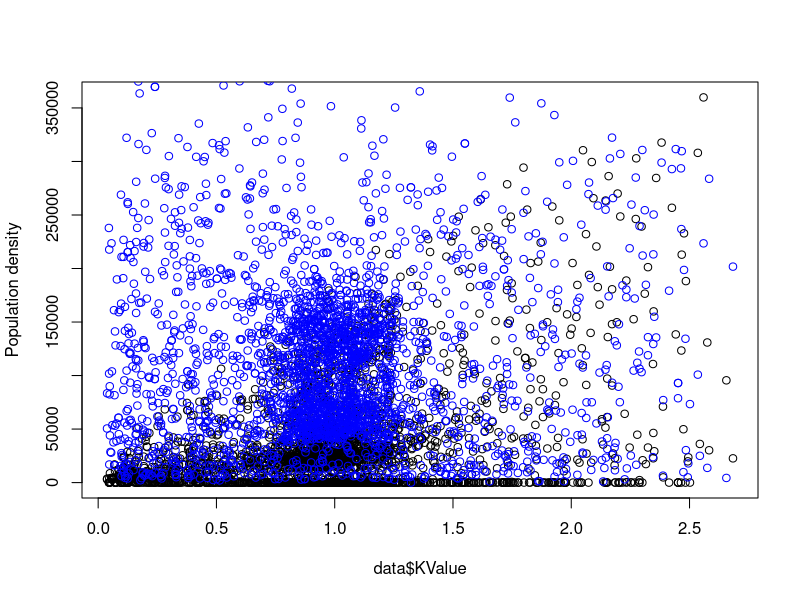
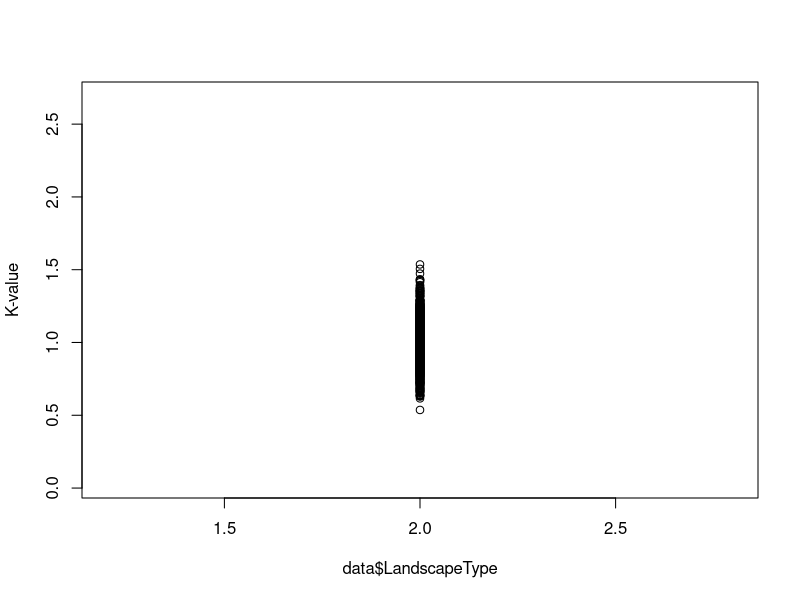
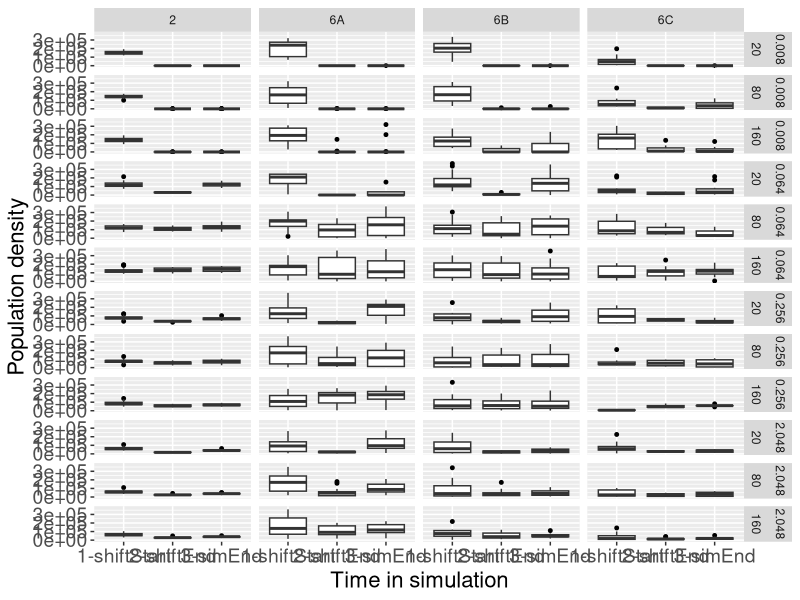

Reproduce these figures in R, in order. (Note: this script raises an error after producing the figures.)
# code for overview figure


require(ggplot2)
require(corrplot)

#data <- read.csv("ResultsWithoutMortality_new_mod.csv")
data <- read.csv("ResultsWithoutMortality_nov2016.csv")
# some a-values included
dispersal <- c(0.008, 0.064, 0.256, 2.048)

data1<-data[data$aValue==dispersal[1],]
data2<-data[data$aValue==dispersal[2],]
data3<-data[data$aValue==dispersal[3],]
data4<-data[data$aValue==dispersal[4],]
data_new <- rbind(data1, data2, data3, data4)

# Below if one wants to use only four dispersal values
data_all <- read.csv("data_bae.csv", sep="\t")
data_all_patches <- read.csv("data_bae_patches.csv")
data_all_patches <- data_all_patches[,-1]

# Below if one wants to use all dispersal values
dataA<-data[,c(1,2,3,8)]
colnames(dataA)[4] <- "popDensity"
dataA$time <- "1-shiftStart"
dataA$aValue[dataA$aValue==0.001 | dataA$aValue==0.002 | dataA$aValue==0.004 | dataA$aValue==0.008]=1
dataA$aValue[dataA$aValue==0.016 | dataA$aValue==0.032 | dataA$aValue==0.064 | dataA$aValue==0.128]=2
dataA$aValue[dataA$aValue==0.256 | dataA$aValue==0.512 | dataA$aValue==1.024]=3
dataA$aValue[dataA$aValue==2.048 | dataA$aValue==4.096 | dataA$aValue==8.192 | dataA$aValue==16.384]=4

dataB<-data[,c(1,2,3,4)]
colnames(dataB)[4] <- "popDensity"
dataB$time <- "2-shiftEnd"
dataB$aValue[dataB$aValue==0.001 | dataB$aValue==0.002 | dataB$aValue==0.004 | dataB$aValue==0.008]=1
dataB$aValue[dataB$aValue==0.016 | dataB$aValue==0.032 | dataB$aValue==0.064 | dataB$aValue==0.128]=2
dataB$aValue[dataB$aValue==0.256 | dataB$aValue==0.512 | dataB$aValue==1.024]=3
dataB$aValue[dataB$aValue==2.048 | dataB$aValue==4.096 | dataB$aValue==8.192 | dataB$aValue==16.384]=4

dataC<-data[,c(1,2,3,6)]
colnames(dataC)[4] <- "popDensity"
dataC$time <- "3-simEnd"
dataC$aValue[dataC$aValue==0.001 | dataC$aValue==0.002 | dataC$aValue==0.004 | dataC$aValue==0.008]=1
dataC$aValue[dataC$aValue==0.016 | dataC$aValue==0.032 | dataC$aValue==0.064 | dataC$aValue==0.128]=2
dataC$aValue[dataC$aValue==0.256 | dataC$aValue==0.512 | dataC$aValue==1.024]=3
dataC$aValue[dataC$aValue==2.048 | dataC$aValue==4.096 | dataC$aValue==8.192 | dataC$aValue==16.384]=4

data_AllDisp <- rbind(dataA, dataB, dataC)

# BOXPLOTS
# K-value and landscape type
pdf("K-pop.pdf")
plot(data$KValue, data$PopulationAtShiftEnd, ylab="Population density")
points(data$KValue, data$PopulationAtShiftStart, ylab="Population density", col="blue")
dev.off()

pdf("K-landscape.pdf")
plot(data$LandscapeType, data$KValue, ylab="K-value")
dev.off()

# Population density at different times
p <- ggplot(data=data_all, aes(x=time, y=popDensity))+ facet_grid(aValue+Simlength~LandscapeType)
p <- p + geom_boxplot(outlier.colour = "black", outlier.size = 1) +  labs(x="Time in simulation", y = "Population density") + theme(axis.text = element_text(size = 14), axis.title=element_text(size=16)) 

ggsave(file="boxplot_density.pdf", width=14, height=18, useDingbats=FALSE)

# Patch occupancy at different times
p <- ggplot(data=data_all_patches, aes(x=time, y=patchesOccupied))+ facet_grid(aValue~LandscapeType)
p <- p + geom_boxplot(color= c("darkblue", "darkred", "darkblue"), fill=c("white", "white", "white"),  outlier.colour = "black", outlier.size = 1) +  labs(x="Time in simulation", y = "Occupied habitat patches") + theme(axis.text = element_text(size = 14), axis.title=element_text(size=16)) + ggtitle("Number of patches occupied")

ggsave(file="boxplot_patches.pdf", width=16, height=10, useDingbats=FALSE)

# Population density at shift start
p <- ggplot(data=data_new, aes(factor(aValue), data_new$PopulationAtShiftStart))+ facet_grid(Simlength~LandscapeType)
p <- p + geom_boxplot(outlier.colour = "black", outlier.size = 1, fill="grey")  +  labs(x="Time in simulation",y = "Population density")+theme_bw() + theme(axis.text = element_text(size = 14), axis.title=element_text(size=16)) 
ggsave(file="boxplot_densityShiftStart.pdf", width=20, height=8, useDingbats=FALSE)

# Population density at shift end
p <- ggplot(data=data_new, aes(factor(aValue), data_new$PopulationAtShiftEnd))+ facet_grid(Simlength~LandscapeType)
p <- p + geom_boxplot(outlier.colour = "black", outlier.size = 1, fill="grey")  +  labs(x="Time in simulation",y = "Population density")+theme_bw() + theme(axis.text = element_text(size = 14), axis.title=element_text(size=16)) 
ggsave(file="boxplot_densityShiftEnd.pdf", width=20, height=8, useDingbats=FALSE)

# Population density at simulation end
p <- ggplot(data=data_new, aes(factor(aValue), data_new$PopulationAtSimEnd))+ facet_grid(Simlength~LandscapeType)
p <- p + geom_boxplot(outlier.colour = "black", outlier.size = 1, fill="grey")  +  labs(x="Time in simulation",y = "Population density")+theme_bw() + theme(axis.text = element_text(size = 14), axis.title=element_text(size=16)) 
ggsave(file="boxplot_densitySimEnd.pdf", width=20, height=8, useDingbats=FALSE)

# Patches at shift start
p <- ggplot(data=data_new, aes(factor(aValue), data_new$PatchesAtShiftStart))+ facet_grid(Simlength~LandscapeType)
p <- p + geom_boxplot(outlier.colour = "black", outlier.size = 1, fill="grey")  +  labs(x="Time in simulation",y = "Population density")+theme_bw() + theme(axis.text = element_text(size = 14), axis.title=element_text(size=16)) 
ggsave(file="boxplot_patchesShiftStart.pdf", width=20, height=8, useDingbats=FALSE)

# Patches at shift end
p <- ggplot(data=data_new, aes(factor(aValue), data_new$PatchesAtShiftEnd))+ facet_grid(Simlength~LandscapeType)
p <- p + geom_boxplot(outlier.colour = "black", outlier.size = 1, fill="grey")  +  labs(x="Time in simulation",y = "Population density")+theme_bw() + theme(axis.text = element_text(size = 14), axis.title=element_text(size=16)) 
ggsave(file="boxplot_patchesShiftEnd.pdf", width=20, height=8, useDingbats=FALSE)

# Patches at simulation end
p <- ggplot(data=data_new, aes(factor(aValue), data_new$PatchesAtSimEnd))+ facet_grid(Simlength~LandscapeType)
p <- p + geom_boxplot(outlier.colour = "black", outlier.size = 1, fill="grey")  +  labs(x="Time in simulation",y = "Population density")+theme_bw() + theme(axis.text = element_text(size = 14), axis.title=element_text(size=16)) 
ggsave(file="boxplot_patchesSimEnd.pdf", width=20, height=8, useDingbats=FALSE)




# New boxplots
p <- ggplot(data=data, aes(factor(LandscapeType), data$PopulationAtShiftEnd/data$PopulationAtShiftStart))#+ facet_grid(Simlength~aValue)
#boxplots
p <- p + geom_boxplot(outlier.colour = "black", outlier.size = 1, fill="grey")  +  labs(x="Number of traits",y = "Overlap")+theme_bw() + theme(axis.text = element_text(size = 14), axis.title=element_text(size=16)) 
ggsave(file="boxplots_landscapes.pdf", width=20, height=8, useDingbats=FALSE)


# mean density
landscape <- c("2", "6A", "6B", "6C")
speed <- c(20,80,160)
dispersal <- c(0.008, 0.064, 0.256, 2.048)
ResultAll <- matrix(NA,4,12)
ResultAll_median <- matrix(NA,4,12)
ResultAll_sd <- matrix(NA,4,12)

for(i in 1:length(landscape)){
  print(landscape[i])
  Res <- matrix(NA,4,3)
  Res_median <- matrix(NA,4,3)
  Res_sd <- matrix(NA,4,3)
  for(j in 1:length(dispersal)){
    #print(dispersal[j])
    #print(j)
    for(y in 1:length(speed)){
     # print(y)
    part <- data[data$LandscapeType==landscape[i] & data$Simlength==speed[y] & data$aValue==dispersal[j],]
    part$fraction <- part$PopulationAtSimEnd/part$PopulationAtShiftStart
    print(part$fraction)
    change <- which(part$fraction>2)
    if(length(change)>0){
       part$fraction[change]<-2
      print("CHANGES!!!")
     #new_set <- part$fraction[-remove]
     #print("REMOVALS!!!")
    }
    #else{
    #  new_set <- part$fraction
    #}
   #if(length(new_set)==0){
  #   new_set <-1
   #}
    new_set <- part$fraction
   # print(new_set)
  #  readline(prompt="Press [enter] to continue")
    
    Res[j,y] <- mean(new_set)
    Res_median[j,y] <- median(new_set)
    Res_sd[j,y] <- sd(new_set)
    
    }
  }
  if(i==1){
  ResultAll[,1:3]<-Res
  ResultAll_median[,1:3] <- Res_median
  ResultAll_sd[,1:3] <- Res_sd
  }
  if(
    i==2){
    ResultAll[,4:6]<-Res
    ResultAll_median[,4:6] <- Res_median
    ResultAll_sd[,4:6] <- Res_sd
    
  }
  if(i==3){
    ResultAll[,7:9]<-Res
    ResultAll_median[,7:9] <- Res_median
    ResultAll_sd[,7:9] <- Res_sd
  }
  if(i==4){
    ResultAll[,10:12]<-Res
    ResultAll_median[,10:12] <- Res_median
    ResultAll_sd[,10:12] <- Res_sd
  }
}

colnames(ResultAll)<- c("2_A", "2_B", "2_C", "6A_A", "6A_B", "6A_C", "6B_A", "6B_B", "6B_C", "6C_A", "6C_B", "6C_C")
rownames(ResultAll)<- c("L", "M1", "M2", "H")
write.csv(round(ResultAll, 2), "ResultAll_mean_ShiftEnd.csv")

colnames(ResultAll_median)<- c("2_A", "2_B", "2_C", "6A_A", "6A_B", "6A_C", "6B_A", "6B_B", "6B_C", "6C_A", "6C_B", "6C_C")
rownames(ResultAll_median)<- c("L", "M1", "M2", "H")
write.csv(round(ResultAll_median,2), "ResultAll_median_ShiftEnd.csv")

colnames(ResultAll_sd)<- c("2_A", "2_B", "2_C", "6A_A", "6A_B", "6A_C", "6B_A", "6B_B", "6B_C", "6C_A", "6C_B", "6C_C")
rownames(ResultAll_sd)<- c("L", "M1", "M2", "H")
write.csv(round(ResultAll_sd,2), "ResultAll_sd.csv_ShiftEnd.csv")

pdf("image.pdf")
image(ResultAll, axes=FALSE, lwd=0)

mtext(text=c("L", "M1", "M2", "H"), side=1, line=0.3, at=c(0,0.35,0.7,1), las=1, cex=1.2)
mtext(text=c("2_A", "2_B", "2_C", "6A_A", "6A_B", "6A_C", "6B_A", "6B_B", "6B_C", "6C_A", "6C_B", "6C_C"), side=2, line=0.3, at=c(seq(0, 1, length.out = 12)), las=1, cex=1.2)

dev.off()

# regular heat map
pdf("heat.pdf")
heatmap(ResultAll)
dev.off()

# correlation plot
col4 <- colorRampPalette(c("darkred", "red","forestgreen"))
pdf("corrplot_current.pdf")
adjRes <- ResultAll_median#/(1000)#mean(ResultAll)
corrplot(adjRes, is.corr=FALSE, tl.col="black", col=col4(20), cl.lim=c(0,2))
#corrplot(adjRes, is.corr=FALSE, tl.col="black", method="color", tl.pos="n", cl.lim=c(0,3), col=colorRampPalette(c("blue","white","red"))(5))
dev.off()



#+ geom_jitter(position=position_jitter(width=.2),size=1)
